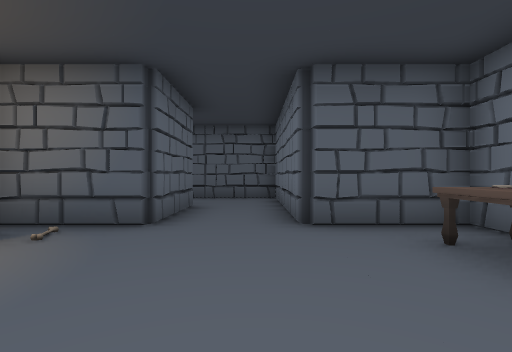
View 1 (above)

24 first-person views from a walk through a 3-D level made in the Unity game engine. The camera is 1.4 m above the floor, looks level and sees 85° across. Doors are open. The floor is counted in squares, 2 m on a side. Each view is taken from the middle of a square. On the plan, view 1 faces up. The plan holds only what a view shows up to about 9 squares ahead; the rest is blank. The place goes on beyond the plan. The player is left out.

View 2
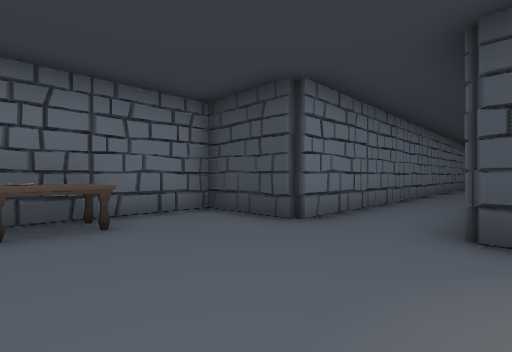

View 3
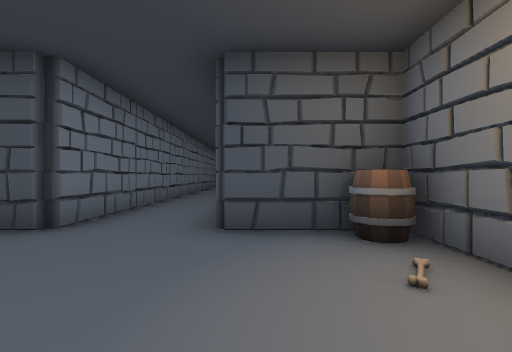

View 4
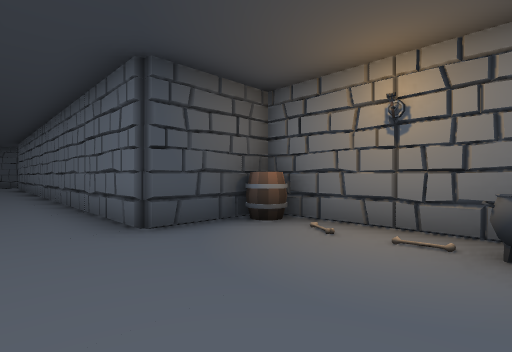

View 5
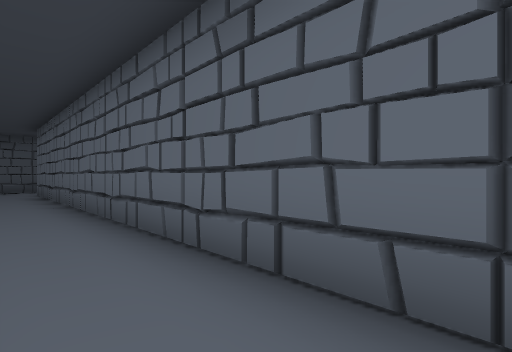

View 6
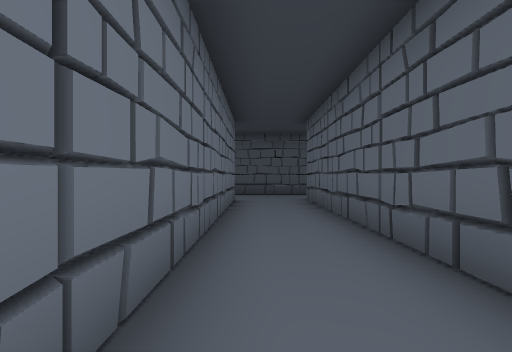

View 7
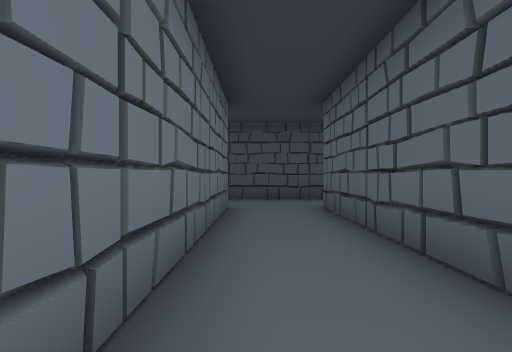

View 8
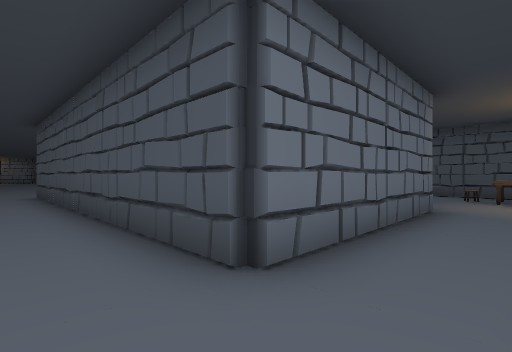

View 9
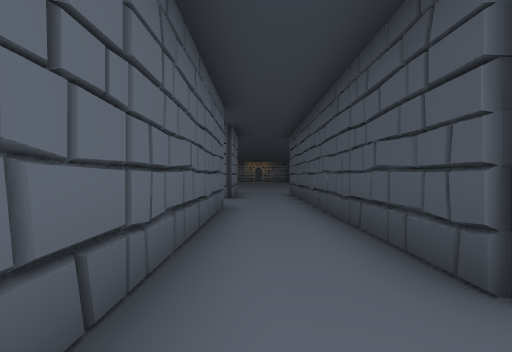

View 10
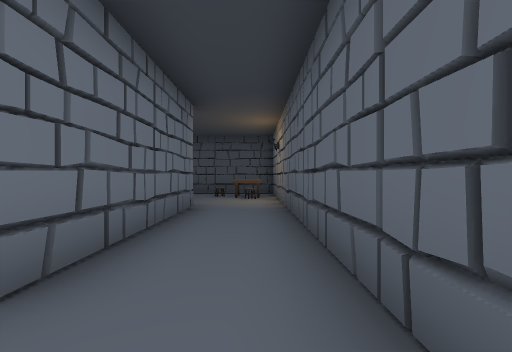

View 11
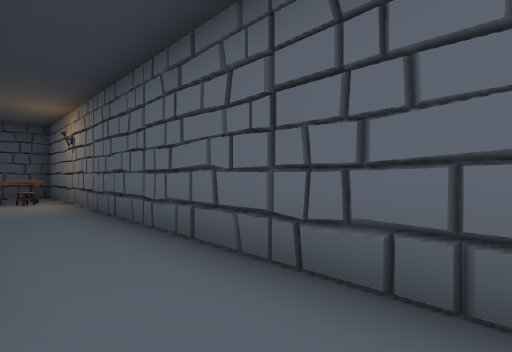

View 12
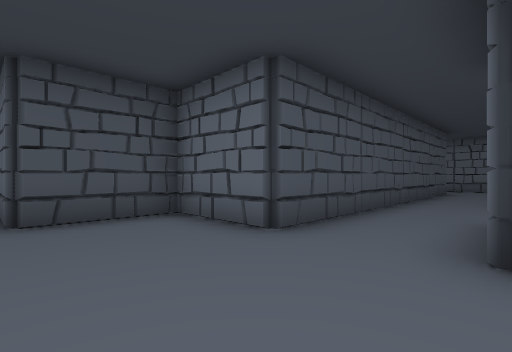

View 13
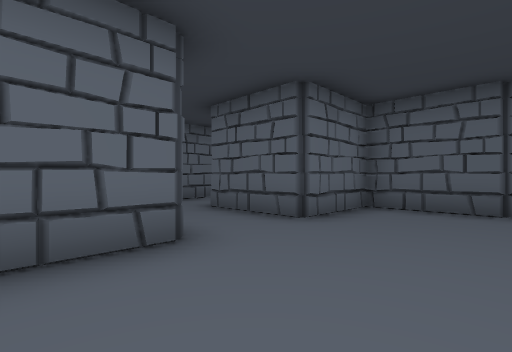

View 14
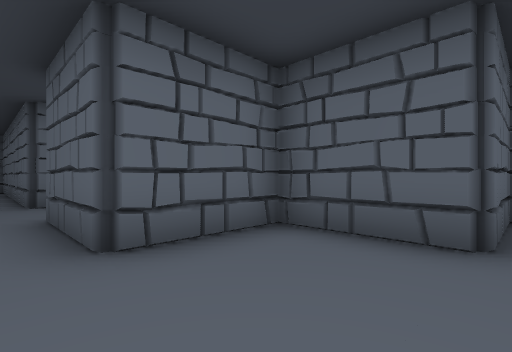

View 15
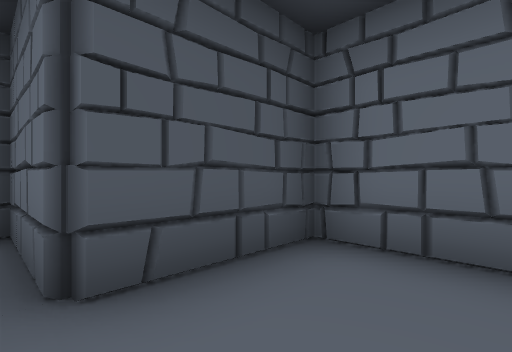

View 16
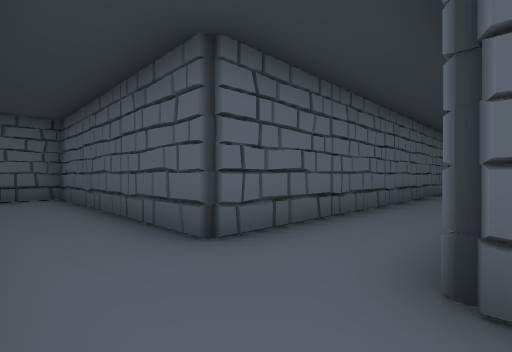

View 17
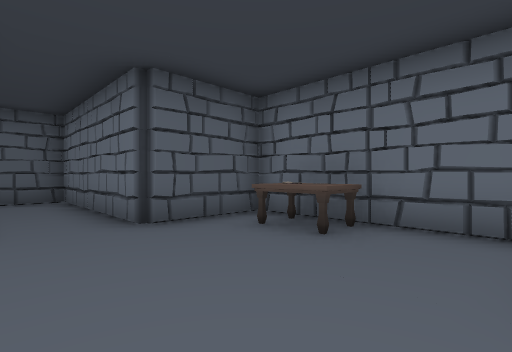

View 18
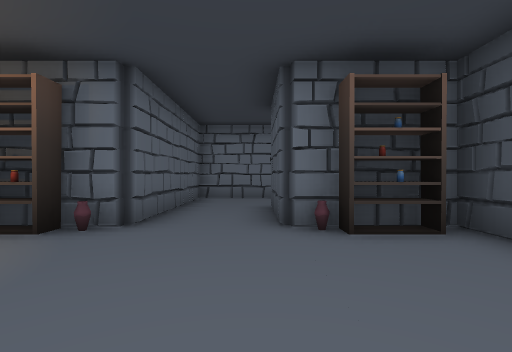

View 19
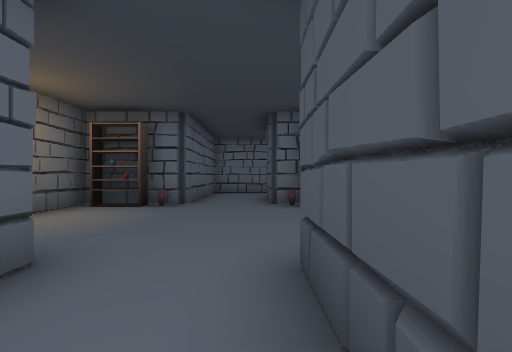

View 20
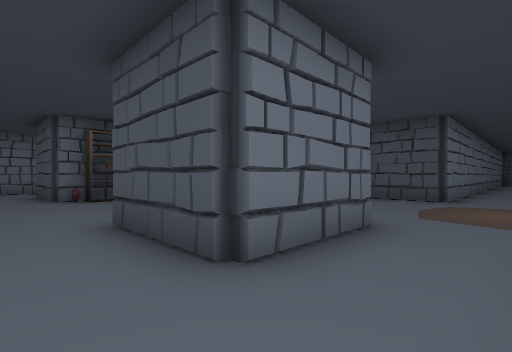

View 21
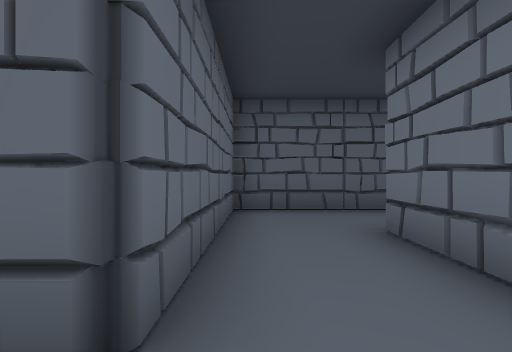

View 22
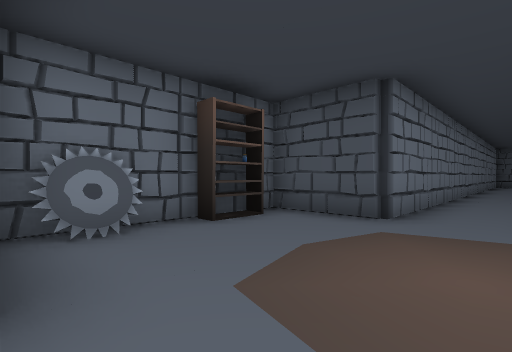

View 23
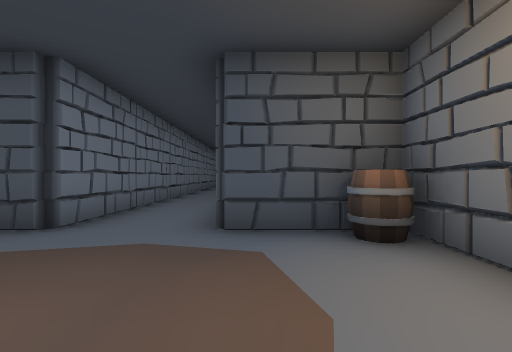

View 24
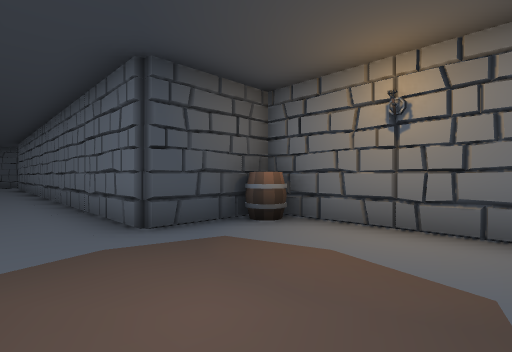

### Floor plan
Points are (right, up) in squares from view 1. A wall is a line through its corners. A room is listed if a view was taken in it or the views show most of it. See-through windows are left out.
Room 1 (views 1, 2, 3, 4, 5, 6, 7, 17)
walls: (-3.9, 2.9) (-3.9, -0.5) (-1.5, -0.5) (-1.5, -15.3); (-3.6, 6.7) (-1.5, 6.7) (-1.5, 3.9) (-3.6, 3.9); (0.6, -15.3) (0.6, -0.5) (3, -0.5) (3, 3.9) (0.6, 3.9) (0.6, 8.7) (-3.6, 8.7)
ways out: opening at (-0.5, -16) to room 2; opening at (-2.5, 7.5) to room 3
objects: other object (-3, 0); other object (-3, 3); other object (2, 2); other object (2, 3)
Room 2 (views 8, 9, 10, 11, 12, 13, 14, 15, 16)
walls: (-1.3, -15) (-1.6, -15.3) (-8.7, -15.3) (-8.7, -22.5); (3.3, -15.3) (0.6, -15.3); (3.6, -14.3) (3.1, -14.5); (-5.1, -17.5) (-4.7, -17.2); (5.7, -19.7) (5.7, -22.1); (-6.6, -22.4) (-6.6, -17.3) (3.3, -17.3) (3.3, -19.7) (5.6, -19.7) (6, -20.3); (5.7, -10.6) (5.7, -12.9) (3.3, -12.9) (3.3, -15.1) (2.9, -15.5)
ways out: opening at (-0.5, -16) to room 1; opening at (-7.5, -22)
Room 3 (views 18, 19, 20, 22)
walls: (-8.7, 8.7) (-13.5, 8.7) (-13.5, 4.1) (-13.7, 3.9); (-5, 4.3) (-4.1, 4.3); (-11.4, 4) (-11.4, 6.7) (-8.8, 6.7); (-4.2, 10.4) (-4.2, 11.1) (-5.1, 11.1)
ways out: opening at (-2.5, 7.5) to room 1; opening at (-12.5, 4) to room 4
objects: other object (-5, 10); other object (-4, 5); other object (-4, 6); other object (-4, 9); other object (-4, 10)
Room 4 (views 21, 23, 24)
walls: (-11.4, -7.1) (-11.4, -0.7) (-11.2, -0.5) (-9, -0.5) (-9, 3.9); (-15.6, 2.2) (-16.1, 1.8); (-15.9, 2.9) (-15.9, -0.5) (-13.5, -0.5) (-13.5, -8.3)
ways out: opening at (-12.5, 4) to room 3
objects: other object (-15, 0); other object (-9, 1); other object (-9, 3)

Where each view was taken, in squares from view 1:
view 1: 0 up, 0 right, facing up
view 2: 3 up, 2 left, facing down-right
view 3: 3 up, 2 left, facing down
view 4: 3 up, 0 right, facing down-left
view 5: 3 down, 0 right, facing down-left
view 6: 7 down, 0 right, facing down
view 7: 9 down, 0 right, facing down
view 8: 16 down, 8 left, facing down-right
view 9: 16 down, 8 left, facing right
view 10: 16 down, 8 left, facing down
view 11: 16 down, 7 left, facing down-left
view 12: 15 down, 6 right, facing down-left
view 13: 19 down, 6 right, facing up-left
view 14: 16 down, 6 right, facing up-left
view 15: 18 down, 6 right, facing down-left
view 16: 17 down, 1 right, facing up-left
view 17: 0 up, 1 left, facing up-right
view 18: 7 up, 8 left, facing right
view 19: 7 up, 11 left, facing right
view 20: 8 up, 13 left, facing down-right
view 21: 3 up, 13 left, facing up
view 22: 4 up, 13 left, facing down-right
view 23: 3 up, 14 left, facing down
view 24: 3 up, 12 left, facing down-left
